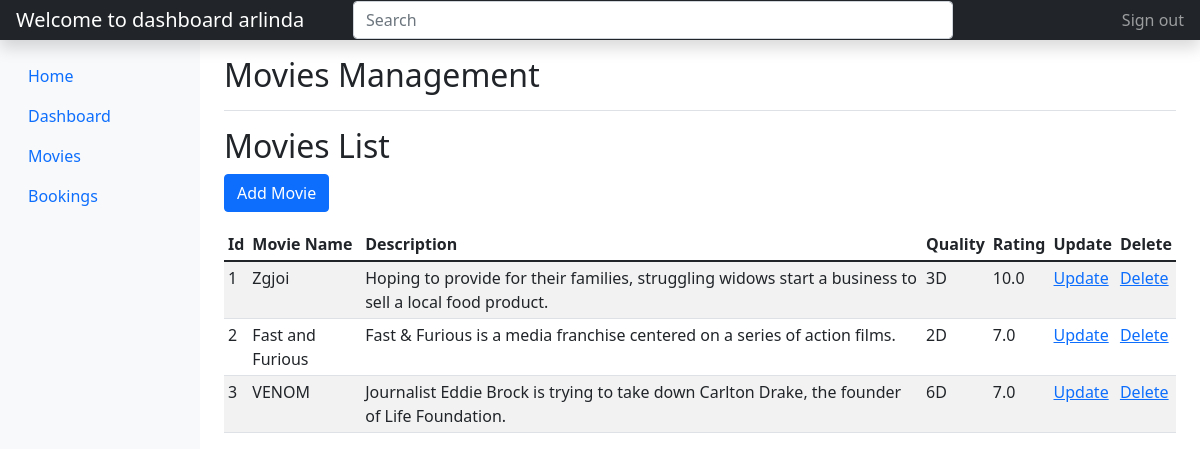
/list_movies.php (signed in), run on the app's committed database.
### tables this page shows
CREATE TABLE IF NOT EXISTS `movies` (
  `id` INT(11) NOT NULL AUTO_INCREMENT,
  `movie_name` VARCHAR(255) NOT NULL,
  `movie_desc` TEXT NOT NULL,
  `movie_quality` VARCHAR(50) NOT NULL,
  `movie_rating` DECIMAL(3,1) NOT NULL,
  `movie_image` VARCHAR(255) NOT NULL,
  PRIMARY KEY (`id`)
);

### list_movies.php (the view, shortened to what this page needs)
<?php
    include_once('config.php');
    $sql = "SELECT * FROM movies";
    $selectMovies = $conn->prepare($sql);
    $selectMovies->execute();
    $movies_data = $selectMovies->fetchAll();
?>
 <!DOCTYPE html>
 <html>
 <head>
 	<link href="https://cdn.jsdelivr.net/npm/bootstrap@5.1.3/dist/css/bootstrap.min.css" rel="stylesheet">
 </head>
 <body>
 <header class="navbar navbar-dark sticky-top bg-dark flex-md-nowrap p-0 shadow">
  <a class="navbar-brand col-md-3 col-lg-2 me-0 px-3" href="#"><?php echo "Welcome to dashboard ".htmlspecialchars($_SESSION['username']); ?></a>
  <input class="form-control form-control-dark w-50" type="text" placeholder="Search" aria-label="Search">
  <div class="navbar-nav">
    <div class="nav-item text-nowrap">
      <a class="nav-link px-3" href="logout.php">Sign out</a>
    </div>
  </div>
</header>
<div class="container-fluid">
  <div class="row">
    <nav id="sidebarMenu" class="col-md-3 col-lg-2 d-md-block bg-light sidebar collapse">
      <div class="position-sticky pt-3">
        <ul class="nav flex-column">
           <?php if (isset($_SESSION['is_admin']) && $_SESSION['is_admin'] == 'true') { ?>
            <li class="nav-item">
              <a class="nav-link" href="home.php">Home</a>
            </li>
            <li class="nav-item">
              <a class="nav-link" href="dashboard.php">Dashboard</a>
            </li>
            <li class="nav-item">
              <a class="nav-link active" href="list_movies.php">Movies</a>
            </li>
            <li class="nav-item">
              <a class="nav-link" href="bookings.php">Bookings</a>
            </li>
        <?php } ?>
        </ul>
      </div>
    </nav>
    <main class="col-md-9 ms-sm-auto col-lg-10 px-md-4">
      <div class="d-flex justify-content-between flex-wrap flex-md-nowrap align-items-center pt-3 pb-2 mb-3 border-bottom">
        <h1 class="h2">Movies Management</h1>
      </div>
    <?php if (isset($_SESSION['is_admin']) && $_SESSION['is_admin'] == 'true') { ?>
      <h2>Movies List</h2>
      <a href="movies.php" class="btn btn-primary mb-3">Add Movie</a>
      <div class="table-responsive">
        <table class="table table-striped table-sm">
          <thead>
            <tr>
              <th scope="col">Id</th>
              <th scope="col">Movie Name</th>
              <th scope="col">Description</th>
              <th scope="col">Quality</th>
              <th scope="col">Rating</th>
              <th scope="col">Update</th>
              <th scope="col">Delete</th>
            </tr>
          </thead>
          <tbody>
            <?php foreach ($movies_data as $movie_data) { ?>
               <tr>
                <td><?php echo htmlspecialchars($movie_data['id']); ?></td>
                <td><?php echo htmlspecialchars($movie_data['movie_name']); ?></td>
                <td><?php echo htmlspecialchars($movie_data['movie_desc']); ?></td>
                <td><?php echo htmlspecialchars($movie_data['movie_quality']); ?></td>
                <td><?php echo htmlspecialchars($movie_data['movie_rating']); ?></td>
                <td><a href="edit.php?id=<?= $movie_data['id'];?>">Update</a></td>
                <td><a href="delete.php?id=<?= $movie_data['id'];?>">Delete</a></td>
              </tr>
           <?php } ?>
          </tbody>
        </table>
      </div>
     <?php } ?>
    </main>
  </div>
</div>
</body>
</html>

### data on the page
movies: id "1", movie_name "Zgjoi", movie_desc "Hoping to provide for their families, struggling widows start a business to sell a local food product.", movie_quality "3D", movie_rating "10.0"
movies: id "2", movie_name "Fast and Furious", movie_desc "Fast & Furious is a media franchise centered on a series of action films.", movie_quality "2D", movie_rating "7.0"
movies: id "3", movie_name "VENOM", movie_desc "Journalist Eddie Brock is trying to take down Carlton Drake, the founder of Life Foundation.", movie_quality "6D", movie_rating "7.0"

### other printed values
$_SESSION['username'] "arlinda"
